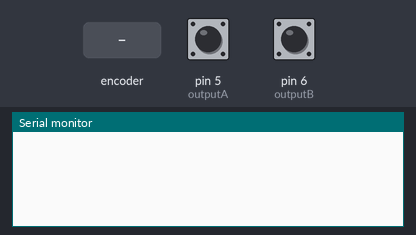
Bench run of a sketch on a simulated Arduino Uno, built with avr-gcc and run on an emulated ATmega328P. Shown: the last lines printed to the serial monitor. The inputs (shaded band) are chosen by the test bench; at power-on: pin 5 (outputA) HIGH, pin 6 (outputB) HIGH.

Above: at 1.2 s.
1.3 s: rotary encoder on pin 5 (outputA) / pin 6 (outputB) turned 1 step (first pin leading)
At 2.4 s:
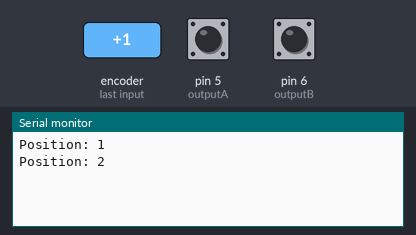
3.0 s: rotary encoder on pin 5 (outputA) / pin 6 (outputB) turned 1 step (first pin leading)
At 3.7 s:
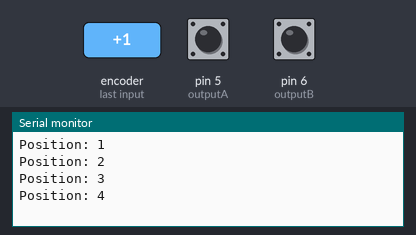
Timing chart, 0 to 6.0 s (numbered marks = the images above; inputs shaded):
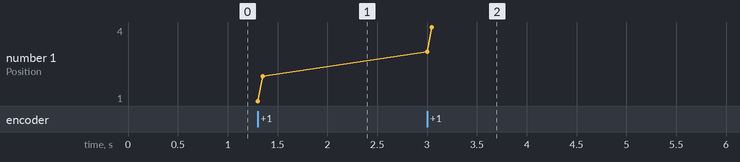

Measured:
- after the input at 1.3 s, the serial monitor: prints a new line at once (image 1)
- after the input at 3.0 s, the serial monitor: prints a new line at once (image 2)
- plotted number 1: 2 → 4 after the input at 3.0 s

The sketch:

encoder_edge.count.ino
```cpp
#define outputA 5
#define outputB 6
int counter = 0;
int aState;
int aLastState;
void setup() {
  pinMode(outputA,INPUT_PULLUP);
  pinMode(outputB,INPUT_PULLUP);

  Serial.begin(115200); //출력 A의 초기 상태를 읽는다.
  aLastState = digitalRead(outputA);
}

void loop() {
  aState = digitalRead(outputA); //출력의 현재상태를 읽는다.
  //출력 A의 초기 상태와 현재 상태가 다르면 펄스가 발생한다.
  if (aState != aLastState){ //두 연산자의 값이 같지 않은지를 비교하는 연산자: !=
    //출력 B 상태가 출력 A 상태와 다르면 인코더가 시계 방향으로 회전하고 있음을 의미
    if(digitalRead(outputB) != aState){
      counter ++;
    } else{
      counter --;
    }
    Serial.print("Position: ");
    Serial.println(counter);
  }
  aLastState = aState; // 출력  A의 이전 상태를 현재 상태로 업데이트한다.
}
```
